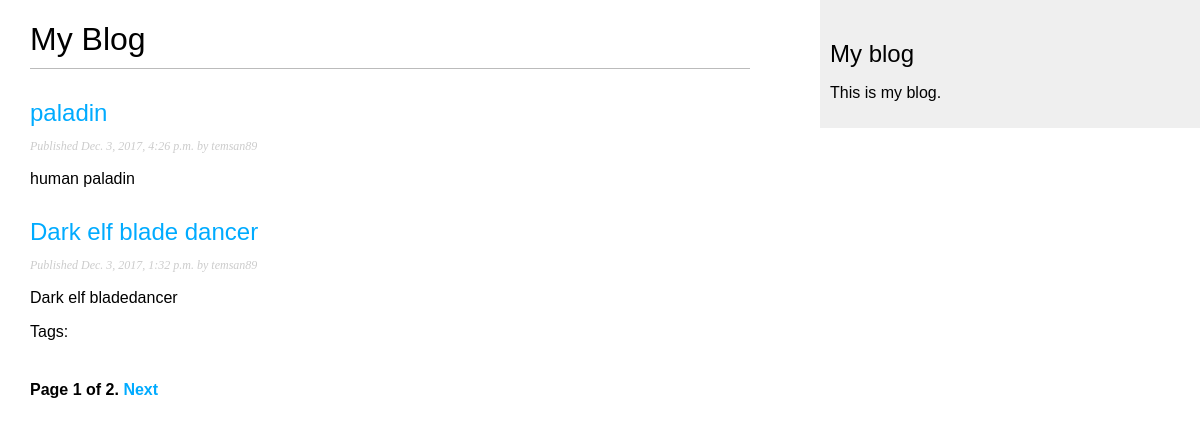
Screenshot of /blog/ with the database file from the repository.
### blog/models.py (models this page shows, shortened)
class Post(models.Model):
    STATUS_CHOICES = (
        ('draft', 'Draft'),
        ('published', 'Published')
    )
    objects = models.Manager()
    published = PublishedManager()
    tags = TaggableManager()
    title = models.CharField(max_length=250)
    slug = models.SlugField(max_length=250, unique_for_date='publish')
    author = models.ForeignKey(User, related_name='blog_posts', on_delete=models.CASCADE)
    body = models.TextField()
    publish = models.DateTimeField(default=timezone.now)
    created = models.DateTimeField(auto_now_add=True)
    updated = models.DateTimeField(auto_now=True)
    status = models.CharField(max_length=10, choices=STATUS_CHOICES, default='draft')
    class Meta:
        ordering = ('-publish',)
    def get_absolute_url(self):
        return reverse('blog:post_detail', args=[self.publish.year,
                                                 self.publish.strftime('%m'),
                                                 self.publish.strftime('%d'),
                                                 self.slug,
                                                 ])

### blog/views.py (the view)
# urls.py: path(r'', views.PostListView.as_view(), name='post_list'),
class PostListView(ListView):
    queryset = Post.published.all()
    context_object_name = 'posts'
    paginate_by = 2
    template_name = 'blog/post/list.html'

### blog/templates/blog/post/list.html (shortened to what this page needs)
{% extends "blog/base.html" %}
{% block content %}
  <h1>My Blog</h1>
  {% for post in posts %}
    <h2>
      <a href="{{ post.get_absolute_url }}">
        {{ post.title }}
      </a>
    </h2>
    <p class="date">
      Published {{ post.publish }} by {{ post.author }}
    </p>
    {{ post.body|truncatewords:30|linebreaks }}
  {% endfor %}
    <p class="tags">Tags: {{ posts.tags.all|join:", " }}</p>
    {% include "blog/pagination.html" with page=page_obj %}
{% endblock %}”

### blog/static/css/blog.css (style rules this page uses)
body { margin:0; padding:0; font-family:helvetica, sans-serif; }
a { color:#00abff; text-decoration:none; }
h1 { font-weight:normal; border-bottom:1px solid #bbb; padding:0 0 10px 0; }
h2 { font-weight:normal; margin:30px 0 0; }
p.date { color:#ccc; font-family: georgia, serif; font-size: 12px; font-style: italic; }

### rows the page displays
Post: title "paladin", publish "Dec. 3, 2017, 4:26 p.m.", author "temsan89", body "human paladin"
Post: title "Dark elf blade dancer", publish "Dec. 3, 2017, 1:32 p.m.", author "temsan89", body "Dark elf bladedancer"

### other values shown
{{ page.number }} "1"
{{ page.paginator.num_pages }} "2"
